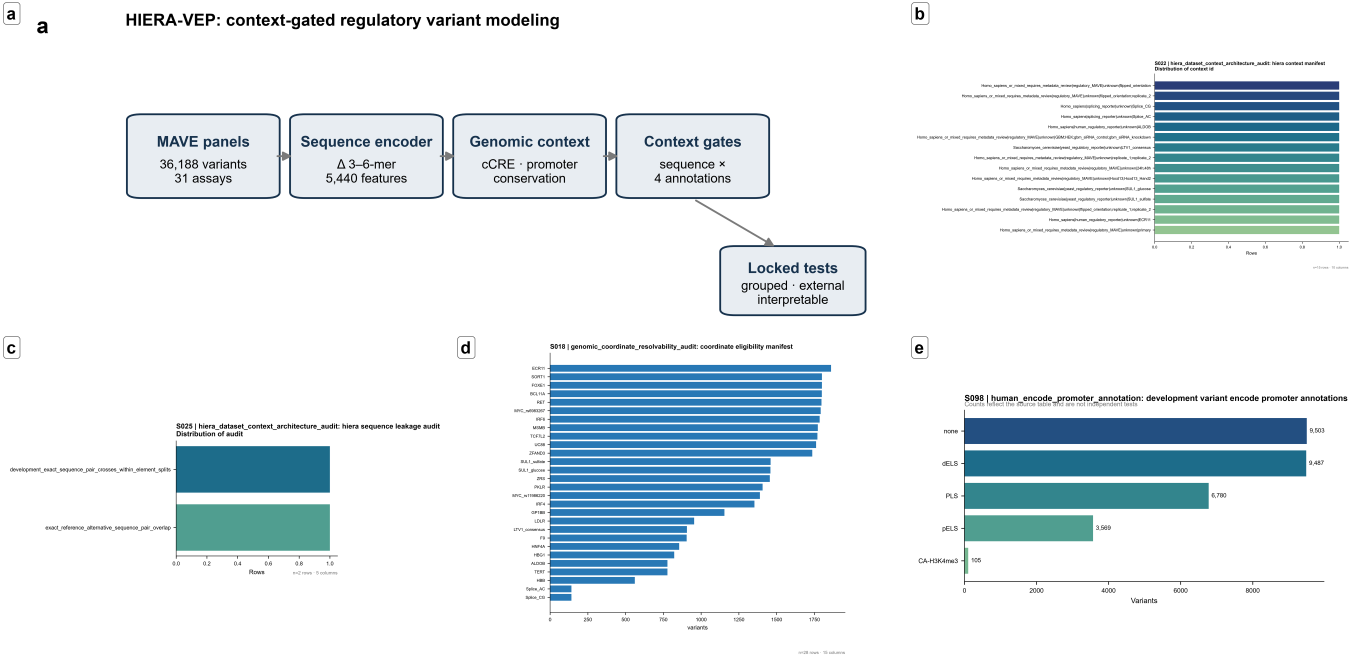
#> input picture figures/main/Figure_1_curated_final.png, 5432 x 2656 px (shown at 1/4 size); its folder holds 4 pictures in this run
$ python 57F_curated_redesign_final_figures.py
#> lines starting #> are read from the running program, lines starting #| are printed output that depends on the picture
import os
#!/usr/bin/env python3
"""Step 57F: curated redesign of final main and supplementary multipanel figures."""
from pathlib import Path
import argparse, base64, io, json, re, shutil

import numpy as np
import pandas as pd
from PIL import Image, ImageChops, ImageDraw, ImageFont


MAIN_SPECS = [
    ("Figure_1", "Study design and data architecture", [
        ("a", ["framework"], "Study and modeling framework"),
        ("b", ["dataset", "manifest"], "Dataset and assay composition"),
        ("c", ["split", "leakage"], "Leakage-safe evaluation architecture"),
        ("d", ["coordinate", "resolvability"], "GRCh38 coordinate eligibility"),
        ("e", ["encode", "promoter"], "ENCODE cCRE and promoter context"),
    ]),
    ("Figure_2", "Locked predictive evaluation and comparative performance", [
        ("a", ["locked", "context", "point"], "Locked context-aware performance"),
        ("b", ["context", "sequence", "paired"], "Paired context gain"),
        ("c", ["genomic", "language", "comparison"], "Frozen genomic-language-model comparison"),
        ("d", ["nested", "grouped", "selection"], "Nested grouped selection"),
        ("e", ["feature", "family", "ablation"], "Locked feature-family ablation"),
        ("f", ["calibration"], "Locked calibration"),
    ]),
    ("Figure_3", "External transfer, adaptation and condition dependence", [
        ("a", ["leave", "study", "external"], "Locked zero-shot external evaluation"),
        ("b", ["external", "paired"], "Paired external comparison"),
        ("c", ["assay", "adaptive", "point"], "Assay-adaptive modeling"),
        ("d", ["few", "shot", "learning"], "Few-shot learning curve"),
        ("e", ["condition", "agreement"], "Paired SUL1 condition agreement"),
        ("f", ["condition", "differential"], "Condition-differential prediction"),
    ]),
    ("Figure_4", "Exact model interpretation and feature dependence", [
        ("a", ["block", "contribution"], "Exact additive block contributions"),
        ("b", ["block", "removal"], "Block-removal sensitivity"),
        ("c", ["attribution"], "Variant-level attribution structure"),
        ("d", ["coefficient"], "Strongest interpretable model coefficients"),
        ("e", ["counterfactual"], "Context counterfactual sensitivity"),
    ]),
    ("Figure_5", "Biological concordance and model limitations", [
        ("a", ["ccre", "annotation"], "Regulatory-class annotation landscape"),
        ("b", ["conservation"], "Phylogenetic conservation landscape"),
        ("c", ["position", "motif", "conservation"], "Position-level motif and conservation concordance"),
        ("d", ["fungal", "motif"], "Condition-dependent fungal motif context"),
        ("e", ["gtex", "eqtl"], "Exact GTEx overlap"),
        ("f", ["uncertainty", "failure"], "Uncertainty and failure modes"),
    ]),
]

SUPPLEMENT_SPECS = [
    ("Supplementary_Figure_S1", "Dataset quality control and split integrity",
     ["audit", "manifest", "registry", "split", "qc"]),
    ("Supplementary_Figure_S2", "Model tuning and robustness",
     ["tuning", "outer", "bootstrap", "robustness", "kmer"]),
    ("Supplementary_Figure_S3", "External dataset inventory and harmonization",
     ["external", "inventory", "harmonization", "score_set", "dataset"]),
    ("Supplementary_Figure_S4", "External context sensitivity and adaptation",
     ["padding", "context", "adapt", "transfer", "few_shot"]),
    ("Supplementary_Figure_S5", "Motif threshold and enrichment robustness",
     ["motif", "threshold", "enrichment", "maxT", "fungal"]),
    ("Supplementary_Figure_S6", "Genomic annotation and conservation",
     ["encode", "ccre", "promoter", "conservation", "coordinate"]),
    ("Supplementary_Figure_S7", "Attribution, ablation and failure diagnostics",
     ["attribution", "ablation", "calibration", "uncertainty", "failure", "residual"]),
    ("Supplementary_Figure_S8", "Reproducibility and release audit",
     ["release", "reproducibility", "coverage", "checksum", "deployment"]),
]

EXCLUDE = ["contact_sheet", "quality_audit", "final_coverage_atlas", "visualization_routing",
           "module_output_atlas", "inventory_disposition"]


def arguments():
    p = argparse.ArgumentParser()
    p.add_argument("--project", type=Path, default=Path(os.environ.get("HIERA_VEP_PROJECT", Path(__file__).resolve().parents[2])))
    p.add_argument("--supplement-panels", type=int, default=6)
    return p.parse_args()


# [9 lines left out: function crop, not called in this run]


def quality(path):
    try:
        with Image.open(path) as image:
#> image is the input picture: PIL image 5432x2656 RGB; mean R, G, B 225.4, 234.1, 238.2
            width, height = image.size
#> width = 5432; height = 2656
            thumb = image.convert("L"); thumb.thumbnail((500, 500))
#> after `thumb = image.convert('L')`:
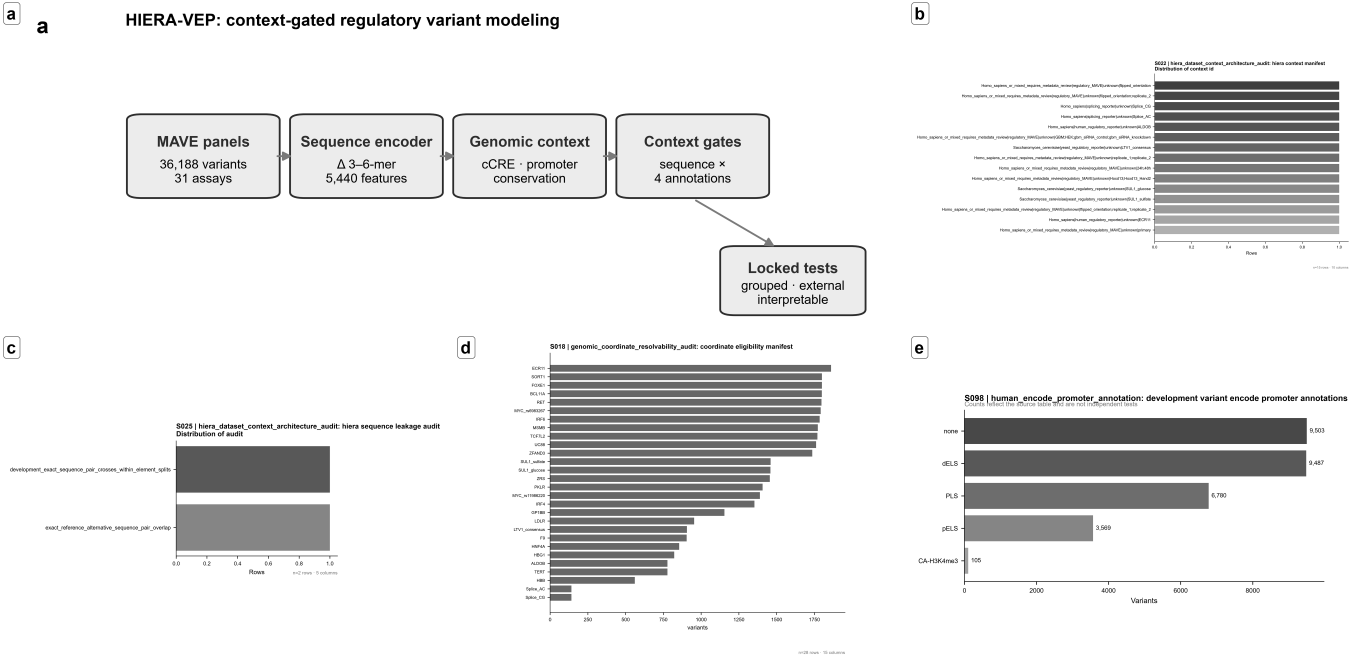
#> thumb: PIL image 5432x2656 L (shown at 1/4 size); min 0, max 255, mean 232
#> after `thumb.thumbnail((500, 500))`:
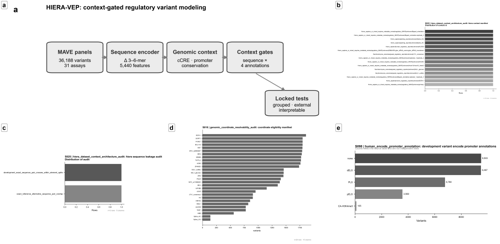
#> thumb: PIL image 500x244 L; min 12, max 255, mean 231.8
            a = np.asarray(thumb, dtype=float)
            ink, contrast = float((a < 245).mean()), float(a.std())
#> ink = 0.259; contrast = 48.71
            return min(width/1600, 1.5) + min(height/1100, 1.5) + min(ink*20, 1.5) + min(contrast/35, 1.5)
    except Exception:
        return -999


def discover(root):
    records = []
    for path in sorted((root / "figures").rglob("*.png")):
        lower = str(path).lower()
        if "final-manuscript" in lower or "quality_control" in lower or any(x in lower for x in EXCLUDE):
            continue
        score = quality(path)
#> score = 5.89
        if score < 2:
            continue
        records.append({"path": path, "relative": str(path.relative_to(root)),
                        "text": (path.stem + " " + str(path.parent)).lower(), "quality": score,
                        "origin": "main" if "main" in lower and "supplement" not in lower else "supplementary"})
#> pass 2 of the loop in discover, `for path in sorted((root / "figures").rglob("*.png")):`:
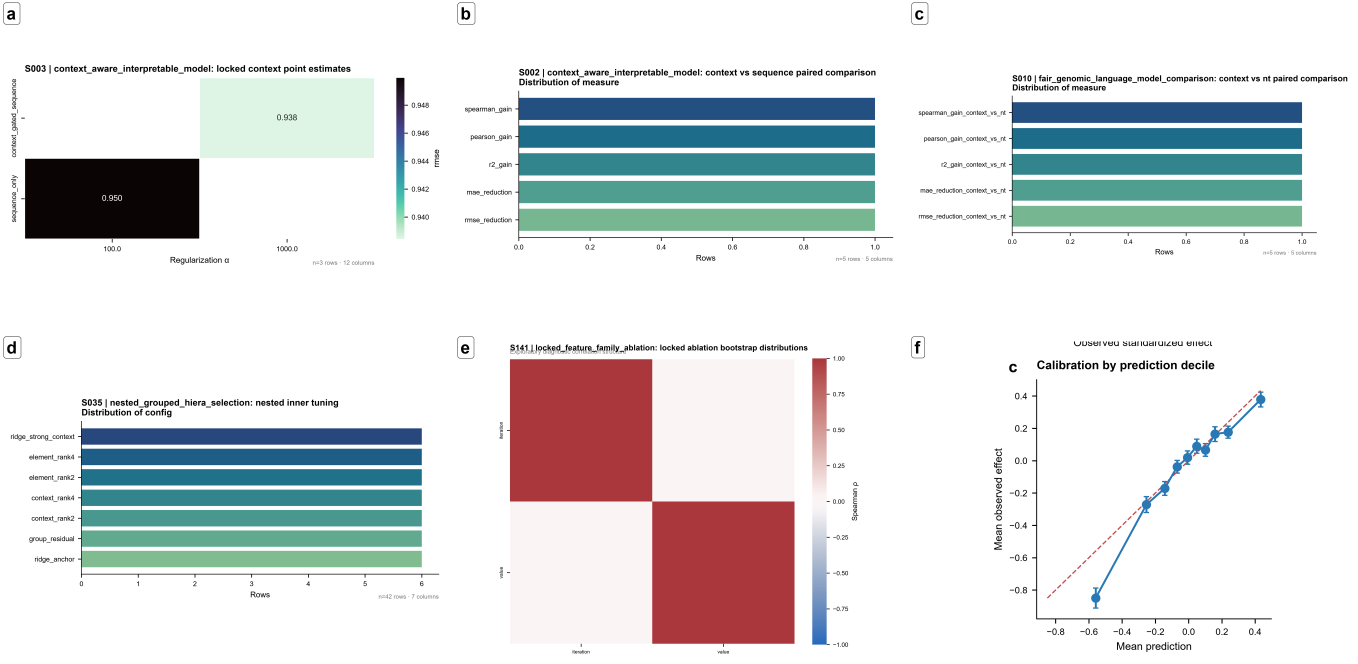
#> input picture figures/main/Figure_2_curated_final.png, 5432 x 2656 px (shown at 1/4 size)
#> in quality, image is the input picture: PIL image 5432x2656 RGB; mean R, G, B 219.6, 222.8, 223.8
#> in quality (call 2), `thumb = image.convert('L')`:
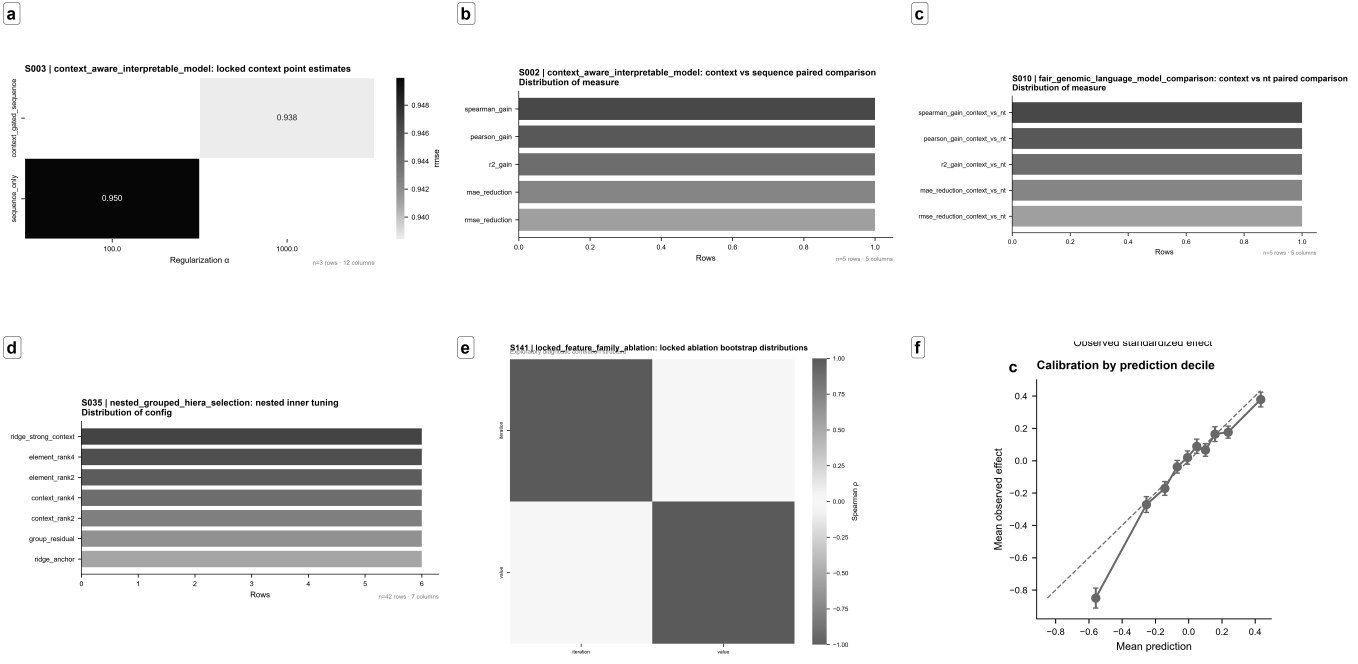
#> thumb: PIL image 5432x2656 L (shown at 1/4 size); min 0, max 255, mean 222
#> in quality (call 2), `thumb.thumbnail((500, 500))`:
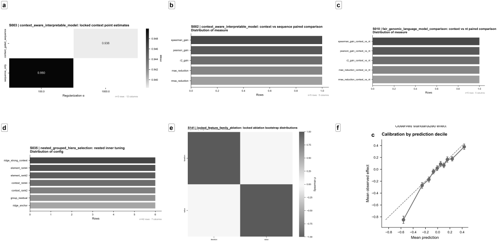
#> thumb: PIL image 500x244 L; min 0, max 255, mean 221.8
#> ink = 0.277; contrast = 62.22
#> score = 6
#> pass 3 of the loop in discover, `for path in sorted((root / "figures").rglob("*.png")):`:
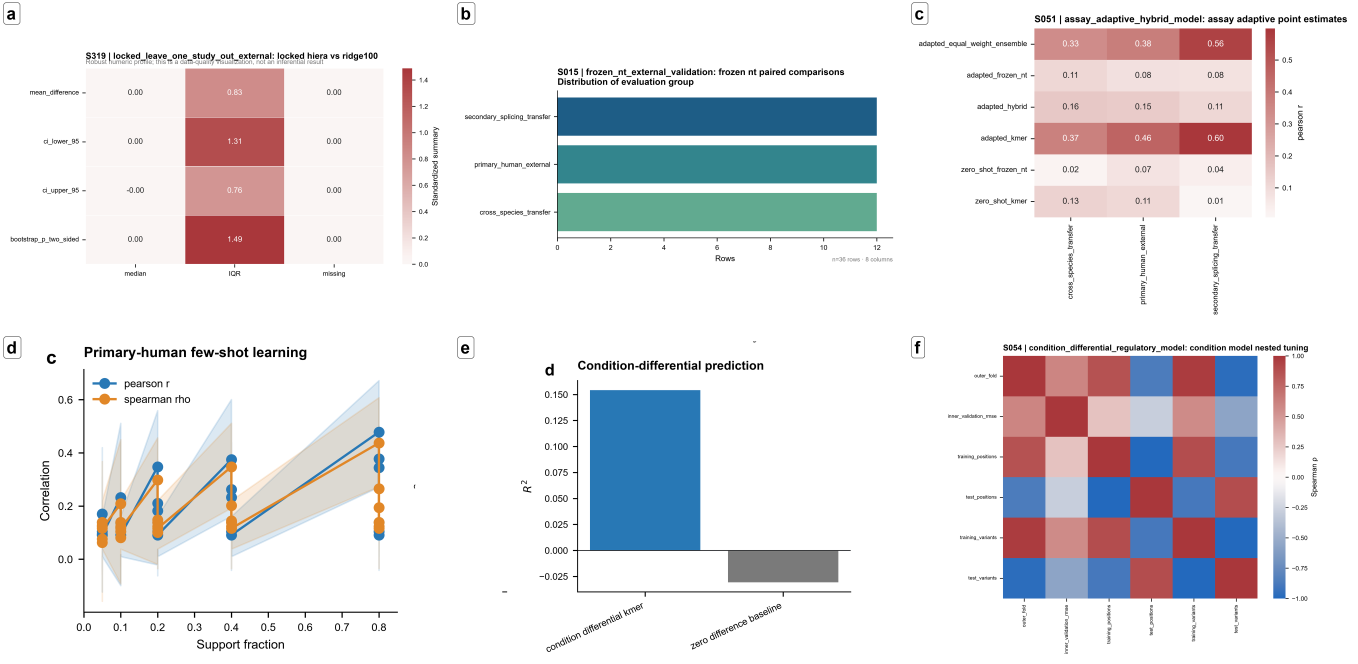
#> input picture figures/main/Figure_3_curated_final.png, 5432 x 2656 px (shown at 1/4 size)
#> in quality, image is the input picture: PIL image 5432x2656 RGB; mean R, G, B 226.2, 224.3, 227.4
#> in quality (call 3), `thumb = image.convert('L')`:
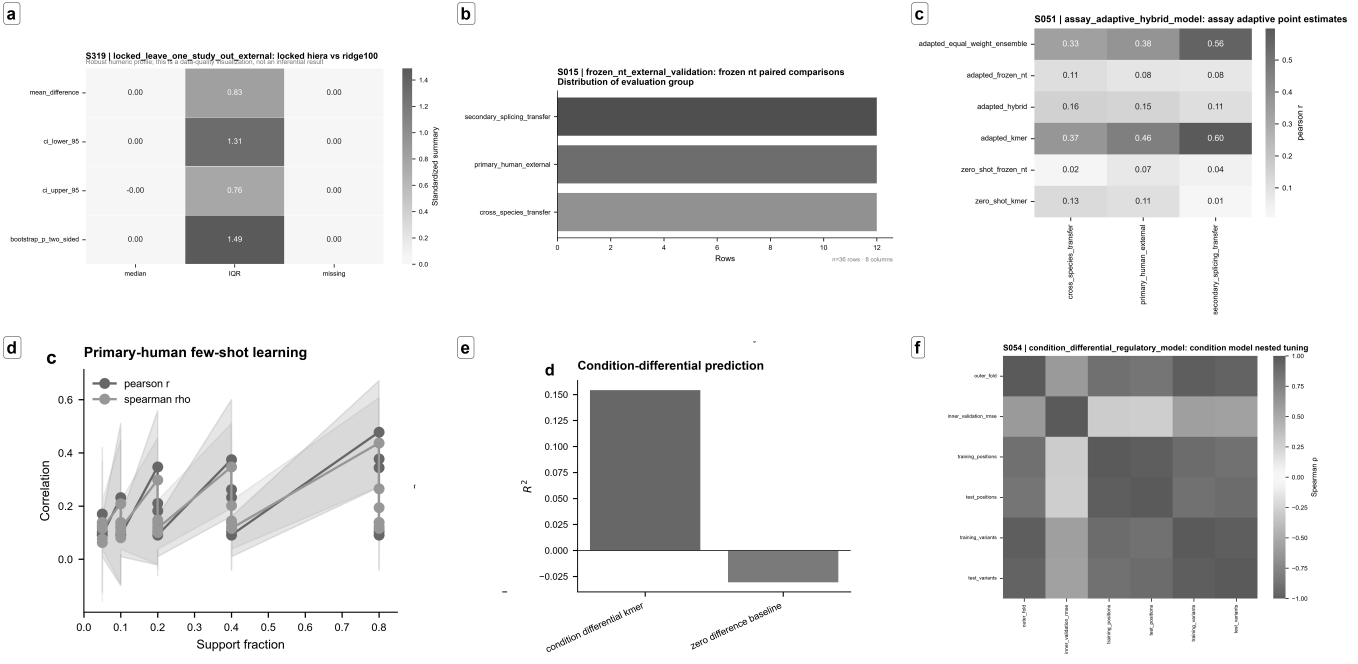
#> thumb: PIL image 5432x2656 L (shown at 1/4 size); min 0, max 255, mean 225.2
#> in quality (call 3), `thumb.thumbnail((500, 500))`:
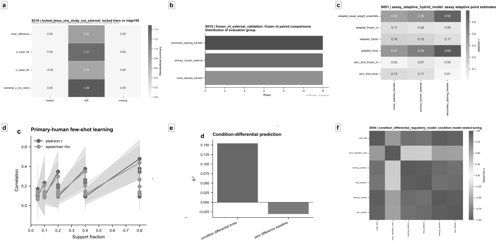
#> thumb: PIL image 500x244 L; min 39, max 255, mean 225.1
#> ink = 0.294; contrast = 53.3
#> the loop made 4 passes; the first 3 are shown
    data = pd.DataFrame(records)
    if not len(data):
        raise RuntimeError("No eligible figure panels found")
    return data


def match_score(text, tokens):
    normalized = text.replace("_", " ").replace("-", " ")
    score = 0
    for token in tokens:
        token = token.replace("_", " ")
        if token in normalized:
            score += 5 if " " in token else 2
    return score


def select_main(candidates):
    used, selections = set(), []
    for figure, title, panels in MAIN_SPECS:
        for label, tokens, rationale in panels:
            ranked = candidates.copy()
            ranked["match"] = ranked.text.apply(lambda x: match_score(x, tokens))
            ranked["total"] = ranked["match"] + ranked.quality*.2 + (ranked.origin == "main")*.5
            ranked = ranked.sort_values(["total", "quality"], ascending=False)
            available = ranked[~ranked.relative.isin(used)]
            if not len(available):
                raise RuntimeError(f"No unused panel available for {figure}{label}")
            best = available.iloc[0]
            if best.match == 0:
                raise RuntimeError(f"No scientifically matching panel found for {figure}{label}: {rationale}")
            used.add(best.relative)
            selections.append({"figure": figure, "figure_title": title, "panel": label,
                               "source_path": best.relative, "rationale": rationale,
                               "semantic_match_score": int(best.match), "quality_score": float(best.quality),
                               "promoted_from_supplement": bool(best.origin == "supplementary")})
    return pd.DataFrame(selections), used


# [101 lines left out: functions select_supplement, load_font, panel_tile, layout_rectangles, compose, svg and 3 more, not called in this run]


def main():
    args=arguments();root=args.project.resolve();package=root/"final-manuscript"
    main_dir=package/"ms figures";supp_dir=package/"supplementary figures"
    main_dir.mkdir(parents=True,exist_ok=True);supp_dir.mkdir(parents=True,exist_ok=True)
    candidates=discover(root);main,used=select_main(candidates)
    supplement=select_supplement(candidates,used,args.supplement_panels)
    exports=[]
    for collection,folder,kind in [(main,main_dir,"main"),(supplement,supp_dir,"supplementary")]:
        for figure,group in collection.groupby("figure",sort=True):
            group=group.sort_values("panel");image=compose(root,group)
            stem=f"{figure}_curated_final";export(image,folder,stem)
            exports.append({"figure":figure,"kind":kind,"panels":len(group),"stem":stem,
                            "dimensions_px":f"{image.width}x{image.height}"})
            print(f"{figure}: {len(group)} panels | {image.width}x{image.height}px")
    main.to_csv(package/"curated_main_figure_panel_manifest.tsv",sep="\t",index=False)
    supplement.to_csv(package/"curated_supplementary_multipanel_manifest.tsv",sep="\t",index=False)
    pd.DataFrame(exports).to_csv(package/"curated_figure_export_manifest.tsv",sep="\t",index=False)
    table_status=copy_tables(root,package)
    pd.DataFrame(table_status).to_csv(package/"final_table_copy_status.tsv",sep="\t",index=False)
    (package/"CURATED_FIGURE_CAPTIONS.md").write_text(caption_file(main,supplement),encoding="utf-8")
    summary={"main_figures":int(main.figure.nunique()),"main_panels":int(len(main)),
             "supplementary_multipanel_figures":int(supplement.figure.nunique()) if len(supplement) else 0,
             "supplementary_panels":int(len(supplement)),"main_tables":table_status[0]["status"],
             "supplementary_tables":table_status[1]["status"],"package":str(package),
             "selection_policy":"Curated by scientific narrative, evidentiary role, visual quality and nonduplication; null and limitation panels retained.",
             "required_review":"Inspect composites at 100% zoom and verify every caption against the locked registry."}
    (package/"57F_curated_redesign_summary.json").write_text(json.dumps(summary,indent=2),encoding="utf-8")
    print("\nSTEP 57F CURATED FINAL FIGURE REDESIGN");print(json.dumps(summary,indent=2));print("Saved:",package)


#> (the run stopped early here; a loop or call above may not have finished)
